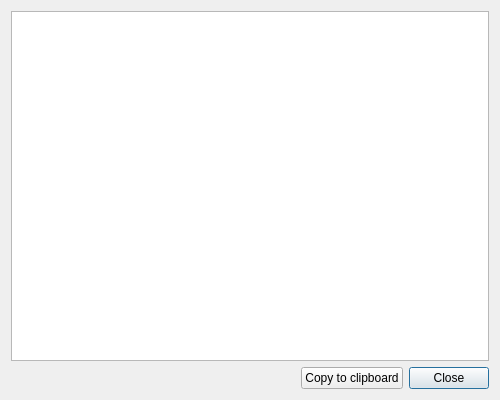
<?xml version="1.0" encoding="UTF-8"?>
<ui version="4.0">
 <class>AgentInstructionsDialog</class>
 <widget class="QDialog" name="AgentInstructionsDialog">
  <property name="geometry">
   <rect>
    <x>0</x>
    <y>0</y>
    <width>500</width>
    <height>400</height>
   </rect>
  </property>
  <property name="windowTitle">
   <string notr="true">Agent instructions</string>
  </property>
  <layout class="QVBoxLayout" name="verticalLayout">
   <item>
    <widget class="QTextEdit" name="textEditInstructions">
     <property name="tabChangesFocus">
      <bool>true</bool>
     </property>
     <property name="readOnly">
      <bool>true</bool>
     </property>
     <property name="textInteractionFlags">
      <set>Qt::TextSelectableByMouse</set>
     </property>
    </widget>
   </item>
   <item>
    <layout class="QHBoxLayout" name="horizontalLayout">
     <item>
      <spacer name="horizontalSpacer">
       <property name="orientation">
        <enum>Qt::Horizontal</enum>
       </property>
       <property name="sizeHint" stdset="0">
        <size>
         <width>40</width>
         <height>20</height>
        </size>
       </property>
      </spacer>
     </item>
     <item>
      <widget class="QPushButton" name="buttonCopy">
       <property name="text">
        <string>Copy to clipboard</string>
       </property>
      </widget>
     </item>
     <item>
      <widget class="QPushButton" name="buttonClose">
       <property name="text">
        <string>Close</string>
       </property>
       <property name="default">
        <bool>true</bool>
       </property>
      </widget>
     </item>
    </layout>
   </item>
  </layout>
 </widget>
 <resources/>
 <connections/>
</ui>
